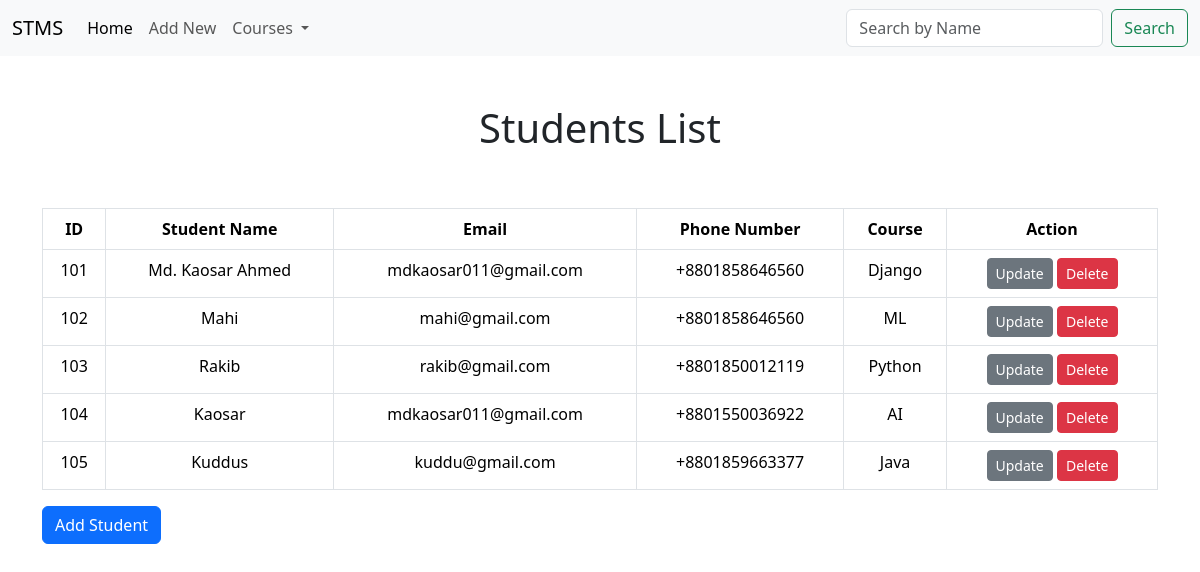
Before: / with the older database file.
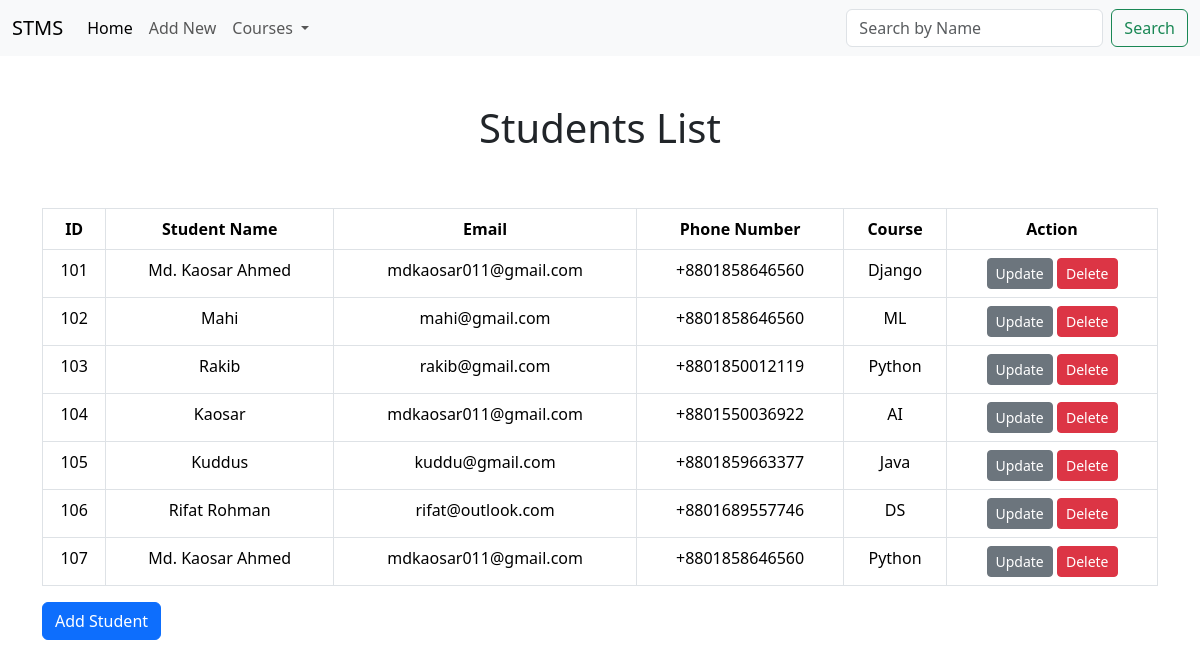
After: the same page with the newer database file.
### student/models.py (models this page shows, shortened)
class Student_Info(models.Model):
    courses =(
        ('Python', 'Python'),
        ("Django",'Django'),
        ('Java', 'Java'),
        ('JavaScript', 'JavaScript'),
        ('ML', 'Machine Learning'),
        ('DS', 'Data Science'),
        )
    sID = models.BigIntegerField(primary_key=True)
    name = models.CharField(max_length=75, null= False)
    email = models.EmailField(null= True)
    phone_number = PhoneNumberField(region="BD")
    course = models.CharField(max_length=50, choices= courses)

### student/views.py (the view)
# urls.py: path('', views.StudentListView.as_view(), name = 'home'),
class StudentListView(ListView):
    model = Student_Info
    template_name = 'student_list.html'
    context_object_name = 'students'
    ordering = ['sID']

### student/templates/student_list.html
{% extends 'base.html' %} {% block content %}
{% if students %}
<div class="container">
  <h1 class="text-center p-5">Students List</h1>
  <table class="table table-bordered">
    <thead>
      <tr>
        <th scope="col" style ="text-align:center;">ID</th>
        <th scope="col" style ="text-align:center;">Student Name</th>
        <th scope="col" style ="text-align:center;">Email</th>
        <th scope="col" style ="text-align:center;">Phone Number</th>
        <th scope="col" style ="text-align:center;">Course</th>
        <th scope="col" style ="text-align:center;">Action</th>
      </tr>
    </thead>
    <tbody>
      {% for student in students %}
      <tr>
        <td  style ="text-align:center;">{{student.sID}}</td>
        <td  style ="text-align:center;">{{student.name}}</td>
        <td style ="text-align:center;">{{student.email}}</td>
        <td style ="text-align:center;">{{student.phone_number}}</td>
        <td style ="text-align:center;">{{student.course}}</td>
        <td style ="text-align:center;">
          <a class="btn btn-secondary btn-sm" href="{% url 'update' student.sID %}" role="button">Update</a>
           <a class="btn btn-danger btn-sm" href="{% url 'delete' student.sID %}" role="button" >Delete</a>
        </td>
      </tr>
      {% endfor %}
    </tbody>
  </table>
</div>
<div class='container'>
  <a href="{% url 'addnew' %}" class="btn btn-primary">Add Student</a>
</div>
{% else %}
<h3 class="text-center p-5">No Student Available</h3>
{% endif %} {% endblock %}

### student/templates/base.html (shortened to what this page needs)
<!doctype html>
<html lang="en">
  <head>
    <link rel="stylesheet" href="https://cdn.jsdelivr.net/npm/bootstrap-icons@1.11.3/font/bootstrap-icons.min.css">
    <link href="https://cdn.jsdelivr.net/npm/bootstrap@5.3.3/dist/css/bootstrap.min.css" rel="stylesheet">
    <link rel="stylesheet" href="https://cdn.jsdelivr.net/npm/bootstrap-icons@1.11.3/font/bootstrap-icons.min.css">
  </head>
  <body>
    <nav class="navbar navbar-expand-lg bg-body-tertiary">
        <div class="container-fluid">
          <a class="navbar-brand" href="/">STMS</a>
          <div class="collapse navbar-collapse" id="navbarSupportedContent">
            <ul class="navbar-nav me-auto mb-2 mb-lg-0">
              <li class="nav-item">
                <a class="nav-link active" aria-current="page" href="/">Home</i></a>
              </li>
              <li class="nav-item">
                <a class="nav-link" href="{% url 'addnew' %}"> Add New</a>
              </li>
              <li class="nav-item dropdown">
                <a class="nav-link dropdown-toggle" href="#" role="button" data-bs-toggle="dropdown" aria-expanded="false">
                  Courses
                </a>
              </li>
            </ul>
            <form class="d-flex" role="search" method="GET" action="{% url 'search' %}">
              <input class="form-control me-2" type="search" name="query" placeholder="Search by Name" aria-label="Search">
              <button class="btn btn-outline-success" type="submit">Search</button>
          </form>
          </div>
        </div>
      </nav>
      {%block content%}
      {%endblock%}
  </body>
</html>

Changed rows visible on the page:
added Student_Info: sID "106", name "Rifat Rohman", email "rifat@outlook.com", phone_number "+8801689557746", course "DS"
added Student_Info: sID "107", name "Md. Kaosar Ahmed", email "mdkaosar011@gmail.com", phone_number "+8801858646560", course "Python"
